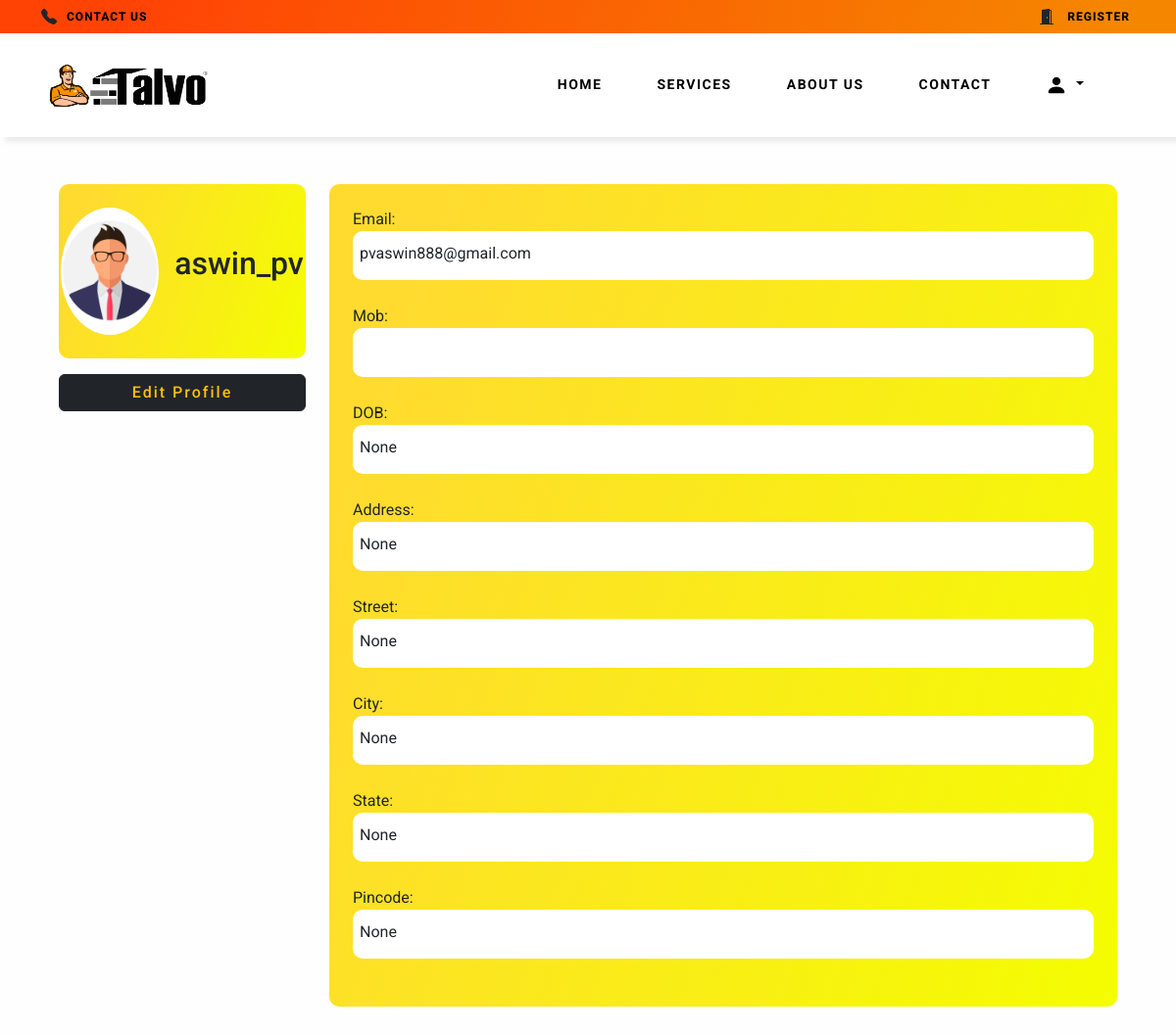
/profile/ (signed in), run on the app's committed database.
### user/models.py (models this page shows, shortened)
class User(AbstractUser):
    email = models.EmailField(unique=True)
    username = models.CharField(max_length=100)
    phone_number = models.CharField(max_length=10,validators=[validators.MaxLengthValidator(10)],null=False)
    profile_picture = models.ImageField(upload_to='profile_pics/', null=True, blank=True)
    Address = models.CharField(max_length=255,null=True,blank=True)
    street = models.CharField(max_length=255,null=True,blank=True)
    city = models.CharField(max_length=255, null=True,blank=True)
    state = models.CharField(max_length=255,null=True,blank=True)
    pincode = models.CharField(max_length=255,null=True,blank=True)
    date_of_birth = models.DateField(null=True, blank=True)
    last_login = models.DateTimeField(null=True, blank=True)
    USERNAME_FIELD = 'email'
    REQUIRED_FIELDS = ['username']

### user/views.py (the view)
# urls.py: path('profile/',include('user.urls')),
@login_required
def profile(request):
    users = User.objects.all()
    return render(request, 'user/profile.html', {'users': users} )

### templates/user/profile.html (shortened to what this page needs)
{% extends 'base.html' %}
{% load static %}
{% block link %}
<link rel="stylesheet" href="{% static 'css/user/profile.css' %}">
{% endblock %}
{% block content %}
{% include 'component/topheader.html' %}
{% include 'component/header.html' %}
<div class="profile-section p-5">
    <div class="container">
    <div class="row">
        <div class="col-lg-3">
            <div class="media p-4 d-flex justify-content-center align-items-center">
                {% if user.profile_picture %}
               <img class="rounded-circle account-img" src="{{ user.profile_picture.url }}">
               {% else %}
               <img class="rounded-circle account-img" src="{% static 'images/home/profile_dummy.jpg' %}">
               {% endif %}
               <div class="media-body ms-3">
                 <h2 class="account-heading">{{ user.username }}</h2>
               </div>
             </div>
             <div class="edit-btn">
                <a href="{% url 'home:update' user.id %}">
                    <Button class="btn btn-dark w-100 mt-3 text-warning" id="main-btn">Edit Profile</Button>
                </a>
           </div>
        </div>
        <div class="col-lg-9">
            <div class="media2 p-4">
                Email:
                <div>
                    <p>{{ user.email }}</p>
                </div>
                Mob:
                <div>
                </div>
                DOB:
                <div>
                    <p>{{ user.date_of_birth }}</p>
                </div>
                Address:
                <div>
                    <p>{{ user.Address }}</p>
                </div>
                Street:
                <div>
                    <p>{{ user.street }}</p>
                </div>
                City:
                <div>
                    <p>{{ user.city }}</p>
                </div>
                State:
                <div>
                    <p>{{ user.state }}</p>
                </div>
                Pincode:
                <div>
                    <p>{{ user.pincode }}</p>
                </div>
            </div>
        </div>
    </div>
    </div>
</div>
{% endblock %}

### static/css/base.css (style rules this page uses)
* { box-sizing: border-box; font-family: 'Roboto', sans-serif; }
body { margin: 0; padding: 0; background-color: #FEFEFE; }
:root { --primary-color:#FFD32D; --pearl-color:#ECECEC; --white:#fff; --black:#0000; --dark-blue:#1f203a; --box-shadow: 5px 5px 5px rgb(75, 75, 76,0.1); }

### static/css/user/profile.css (style rules this page uses)
.profile-section .media { background-color: #fec84e; background: linear-gradient(109.6deg, rgb(255, 219, 47) 11.2%, rgb(244, 253, 0) 100.2%); border-radius: 10px; }
.profile-section .media2 { width: 100%; background-color: #fec84e; background: linear-gradient(109.6deg, rgb(255, 219, 47) 11.2%, rgb(244, 253, 0) 100.2%); border-radius: 10px; }
.profile-section .media2 > div { padding: 4px 0; background-color: #fff; margin-bottom: 25px; min-height: 50px; border-radius: 10px; }
.profile-section .media2 div p { margin: 7px; }
.profile-section .account-img { height: 130px; width: 100px; }
.edit-btn #main-btn { font-weight: 500; letter-spacing: 2px; color: var(--primary-color); }

### data on the page
User: username "aswin_pv", email "pvaswin888@gmail.com", date_of_birth "None", Address "None", street "None", city "None", state "None", pincode "None"
